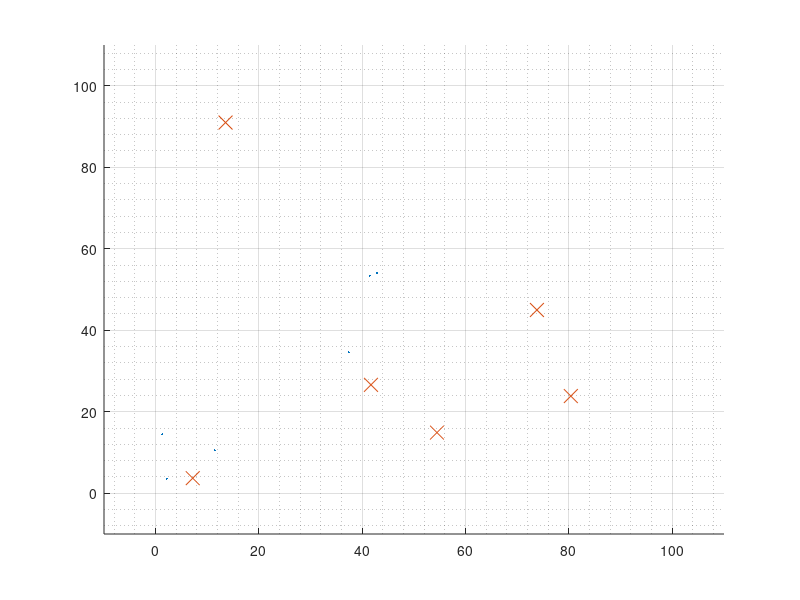

The MATLAB source for this figure:
% data_set_generator
clear; close all; clc;

%% people generation
n_cities = 2;
n_people = 6;
people_per_city = round(n_people/n_cities);
if n_cities * people_per_city ~= n_people
    disp('ERROR: inconsistent parameters');
    return;
end

a = round(10*rand(n_cities,1)); % a >= 1
b = round(10*rand(n_cities,1)); % b >= 1

X = zeros(n_people, 2);
for city=1:n_cities
    offset = round(n_people/n_cities)*(city-1);
    X(offset+(1:people_per_city), 1:2) = 100*betarnd(a(city), b(city), [people_per_city, 2]);
end

%% shop generation
n_competitors = 6;
Y = 100*rand(n_competitors,2);

%% my limits
n = 6;

%% plot data
figure(1); legend_list = {};
hold on; grid on; grid minor;
plot(X(:,1), X(:,2), '.', 'MarkerSize', 5);
plot(Y(:,1), Y(:,2), 'x', 'MarkerSize', 10);
xlim([-10 110]);
ylim([-10 110]);

return;
%% save data
target_dir = '3';
if ~exist(target_dir, 'dir')
    mkdir(target_dir);
else
    disp('Data set already exists. Please choose another target dir');
    return;
end

save(strcat(target_dir, '/', 'X.mat'), 'X');
save(strcat(target_dir, '/', 'Y.mat'), 'Y');
save(strcat(target_dir, '/', 'n.mat'), 'n');